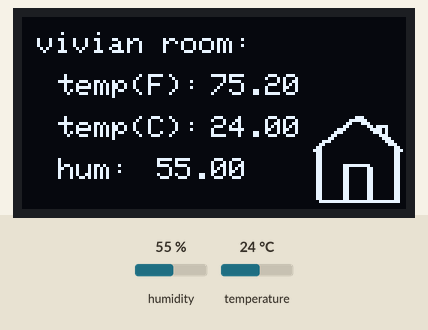
The sketch below on a simulated ESP32. On the bench: 128×64 one-colour display. The inputs (shaded band) are chosen by the test bench; at power-on: humidity 55 %, temperature 24 °C. What the sketch prints to the serial monitor is not drawn.

Above: at 0.71 s.
1.8 s: humidity set to 22 %
At 6.4 s:
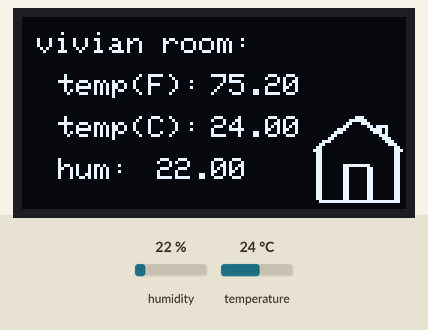
6.6 s: temperature set to 12 °C
At 8.46 s:
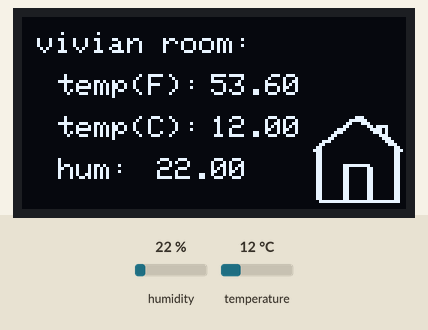
11.4 s: humidity set to 40 %
At 14.1 s:
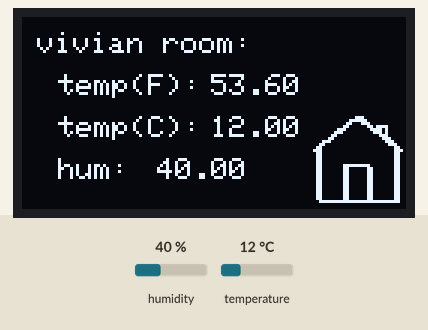
16.2 s: temperature set to 19 °C
At 22.2 s:
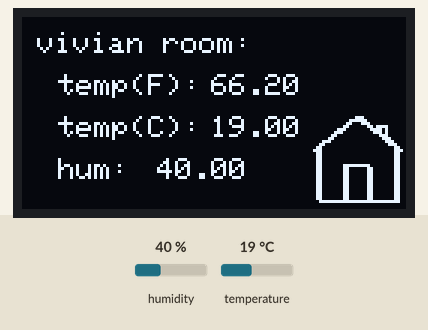

Measured:
- after the input at 1.8 s, the display: first differs from a run without the input after 2.7 s (image 1)
- after the input at 6.6 s, the display: changes after 1.7 s (image 2)
- after the input at 11.4 s, the display: changes after 0.80 s (image 3)
- after the input at 16.2 s, the display: first differs from a run without the input after 3.8 s (image 4)

The sketch:

hum_temp_thing.ino
```cpp
// Sensor
#include <DHT.h>
#define DHTPIN 32
#define DHTTYPE DHT11
DHT dht(DHTPIN, DHTTYPE);

// OLED
#include <Adafruit_GFX.h>
#include <Adafruit_SSD1306.h>
#include <Wire.h> //I2C
Adafruit_SSD1306 oled(128, 64, &Wire, -1);

// OLED Animation: home
// Code auto-generated by https://wokwi.com/animator, graphics by icons8.com
#define FRAME_DELAY (42)
#define FRAME_WIDTH (32)
#define FRAME_HEIGHT (32)
#define FRAME_COUNT (sizeof(frames) / sizeof(frames[0]))
const byte PROGMEM frames[][128] = {
  {0,0,0,0,0,1,192,0,0,7,224,0,0,12,112,0,0,24,27,192,0,112,15,64,0,224,7,64,1,128,1,192,3,0,0,224,14,0,0,112,24,0,0,56,48,0,0,12,112,0,0,14,48,0,0,12,48,0,0,12,48,0,0,12,48,0,0,12,48,31,240,12,48,24,24,12,48,24,24,12,48,24,24,12,48,24,24,12,48,24,24,12,48,24,24,12,48,24,24,12,48,24,24,12,48,24,24,12,48,24,24,12,48,24,24,12,31,255,255,252,0,0,0,0,0,0,0,0},
  {0,0,0,0,0,1,192,0,0,7,224,0,0,12,112,0,0,24,27,192,0,112,15,64,0,224,7,64,1,128,1,192,3,0,0,224,14,0,0,112,24,0,0,56,48,0,0,12,112,0,0,14,48,0,0,12,48,0,0,12,48,0,0,12,48,0,0,12,48,31,240,12,48,24,24,12,48,24,24,12,48,24,24,12,48,24,24,12,48,24,24,12,48,24,24,12,48,24,24,12,48,24,24,12,48,24,24,12,48,24,24,12,48,24,24,12,31,255,255,252,0,0,0,0,0,0,0,0},
  {0,0,0,0,0,1,192,0,0,7,224,0,0,12,112,0,0,24,27,192,0,112,15,64,0,224,7,64,1,128,1,192,3,0,0,224,14,0,0,112,24,0,0,56,48,0,0,12,112,0,0,14,48,0,0,12,48,0,0,12,48,0,0,12,48,0,0,12,48,31,240,12,48,24,24,12,48,24,24,12,48,24,24,12,48,24,24,12,48,24,24,12,48,24,24,12,48,24,24,12,48,24,24,12,48,24,24,12,48,24,24,12,48,24,24,12,31,255,255,252,0,0,0,0,0,0,0,0},
  {0,0,0,0,0,1,192,0,0,7,224,0,0,12,112,0,0,24,27,192,0,112,15,64,0,224,7,64,1,128,1,192,3,0,0,224,14,0,0,112,24,0,0,56,48,0,0,12,112,0,0,14,48,0,0,12,48,0,0,12,48,0,0,12,48,0,0,12,48,31,240,12,48,24,24,12,48,24,24,12,48,24,24,12,48,24,24,12,48,24,24,12,48,24,24,12,48,24,24,12,48,24,24,12,48,24,24,12,48,24,24,12,48,24,24,12,31,255,255,252,0,0,0,0,0,0,0,0},
  {0,0,0,0,0,3,192,0,0,7,224,0,0,12,112,0,0,24,31,192,0,112,15,64,0,224,7,64,1,128,3,192,3,0,0,224,14,0,0,112,24,0,0,56,48,0,0,12,112,0,0,14,48,0,0,12,48,0,0,12,48,0,0,12,48,0,0,12,48,31,240,12,48,24,16,12,48,24,16,12,48,24,16,12,48,24,16,12,48,24,16,12,48,24,16,12,48,24,16,12,48,24,16,12,48,24,16,12,48,24,16,12,48,24,24,12,31,255,255,252,0,0,0,0,0,0,0,0},
  {0,0,0,0,0,3,192,0,0,6,224,0,0,12,112,0,0,56,63,192,0,112,15,96,0,192,7,96,1,128,3,224,7,0,1,224,14,0,0,112,24,0,0,56,48,0,0,30,112,0,0,30,48,0,0,28,48,0,0,28,48,0,0,28,48,0,0,28,48,31,240,28,48,24,16,28,48,24,16,28,48,24,16,28,48,24,16,28,48,24,16,28,48,24,16,28,48,24,16,28,48,24,16,28,48,24,16,28,48,24,16,28,48,24,48,28,31,255,255,252,0,0,0,0,0,0,0,0},
  {0,0,0,0,0,3,192,0,0,7,224,0,0,28,120,0,0,56,63,224,0,96,31,96,0,192,15,96,1,128,3,224,7,0,1,224,14,0,0,240,24,0,0,120,48,0,0,30,112,0,0,30,48,0,0,30,48,0,0,28,48,0,0,28,48,0,0,28,48,31,240,28,48,16,48,28,48,16,48,28,48,16,48,28,48,16,48,28,48,16,48,28,48,16,48,28,48,16,48,28,48,16,48,28,48,16,48,28,48,16,48,28,48,48,48,60,31,255,255,252,0,0,0,0,0,0,0,0},
  {0,0,0,0,0,3,224,0,0,15,240,0,0,28,248,0,0,48,127,224,0,96,31,96,0,192,15,96,3,128,7,96,7,0,3,224,12,0,1,240,24,0,0,120,48,0,0,62,112,0,0,62,48,0,0,46,48,0,0,44,48,0,0,44,48,0,0,44,48,63,224,44,48,48,32,44,48,48,32,44,48,48,32,44,48,48,32,44,48,48,32,44,48,48,32,44,48,48,32,44,48,48,32,44,48,48,32,44,48,48,32,44,48,48,96,60,31,255,255,252,0,0,0,0,0,0,0,0},
  {0,0,0,0,0,7,224,0,0,15,176,0,0,24,216,0,0,48,127,224,0,224,63,96,1,192,31,96,3,128,14,96,6,0,3,96,12,0,1,176,24,0,0,252,48,0,0,126,112,0,0,126,48,0,0,110,48,0,0,108,48,0,0,108,48,0,0,108,48,63,192,108,48,32,64,108,48,32,64,108,48,32,64,108,48,32,64,108,48,32,64,108,48,32,64,108,48,32,64,108,48,32,64,108,48,32,64,108,48,32,64,108,48,112,96,108,31,255,255,252,0,0,0,0,0,0,0,0},
  {0,0,0,0,0,7,240,0,0,15,184,0,0,57,220,0,0,112,239,224,0,224,114,224,1,128,26,224,3,0,14,224,6,0,6,96,12,0,3,184,24,0,1,220,48,0,0,238,112,0,0,254,48,0,0,222,48,0,0,204,48,0,0,204,48,0,0,204,48,127,192,204,48,96,192,204,48,96,192,204,48,96,192,204,48,96,192,204,48,96,192,204,48,96,192,204,48,96,192,204,48,96,192,204,48,96,192,204,48,96,192,204,48,96,192,204,31,255,255,252,0,0,0,0,0,0,0,0},
  {0,0,0,0,0,15,240,0,0,31,24,0,0,49,140,0,0,96,199,224,0,192,98,240,1,128,58,240,3,0,28,240,6,0,14,112,12,0,7,56,24,0,3,156,112,0,1,206,112,0,1,255,48,0,1,190,48,0,1,140,48,0,1,140,48,0,1,140,48,127,129,140,48,65,129,140,48,65,129,140,48,65,129,140,48,65,129,140,48,65,129,140,48,65,129,140,48,65,129,140,48,65,129,140,48,65,129,140,48,65,129,140,48,193,129,140,31,255,255,252,0,0,0,0,0,0,0,0},
  {0,0,0,0,0,15,240,0,0,31,24,0,0,51,142,0,0,97,199,240,0,192,226,240,1,128,114,240,3,0,24,240,6,0,12,112,12,0,6,24,56,0,3,12,112,0,3,134,112,0,3,255,48,0,3,126,48,0,3,12,48,0,3,12,48,0,3,12,48,255,3,12,48,193,3,12,48,193,3,12,48,193,3,12,48,193,3,12,48,193,3,12,48,193,3,12,48,193,3,12,48,193,3,12,48,193,3,12,48,193,3,12,48,193,131,12,31,255,255,252,0,0,0,0,0,0,0,0},
  {0,0,0,0,0,31,248,0,0,62,28,0,0,115,14,0,0,225,135,240,1,192,194,208,3,128,98,208,7,0,48,208,14,0,28,208,28,0,14,24,56,0,7,12,112,0,3,134,112,0,3,255,48,0,2,254,48,0,2,12,48,0,2,12,48,0,2,12,48,255,2,12,48,131,2,12,48,131,2,12,48,131,2,12,48,131,2,12,48,131,2,12,48,131,2,12,48,131,2,12,48,131,2,12,48,131,2,12,48,131,2,12,48,195,6,12,31,255,255,252,0,0,0,0,0,0,0,0},
  {0,0,0,0,0,31,248,0,0,62,12,0,0,115,6,0,0,225,131,240,1,192,194,208,3,128,98,208,7,0,48,208,14,0,24,208,28,0,12,24,56,0,6,12,112,0,7,6,112,0,7,255,48,0,6,254,48,0,6,12,48,0,6,12,48,0,6,12,48,254,6,12,48,131,6,12,48,131,6,12,48,131,6,12,48,131,6,12,48,131,6,12,48,131,6,12,48,131,6,12,48,131,6,12,48,131,6,12,48,131,6,12,49,131,6,12,31,255,255,252,0,0,0,0,0,0,0,0},
  {0,0,0,0,0,31,248,0,0,62,12,0,0,115,6,0,0,225,131,240,1,192,194,208,3,128,98,208,7,0,48,208,14,0,24,208,28,0,12,24,56,0,6,12,112,0,7,6,112,0,7,255,48,0,6,254,48,0,6,12,48,0,6,12,48,0,6,12,48,254,6,12,48,130,6,12,48,130,6,12,48,130,6,12,48,130,6,12,48,130,6,12,48,130,6,12,48,130,6,12,48,130,6,12,48,130,6,12,48,130,6,12,49,131,6,12,31,255,255,252,0,0,0,0,0,0,0,0},
  {0,0,0,0,0,31,248,0,0,62,12,0,0,115,6,0,0,225,131,240,1,192,194,208,3,128,98,208,7,0,48,208,14,0,24,208,28,0,12,24,56,0,6,12,112,0,7,6,112,0,7,255,48,0,6,254,48,0,6,12,48,0,6,12,48,0,6,12,48,254,6,12,48,131,6,12,48,131,6,12,48,131,6,12,48,131,6,12,48,131,6,12,48,131,6,12,48,131,6,12,48,131,6,12,48,131,6,12,48,131,6,12,49,131,6,12,31,255,255,252,0,0,0,0,0,0,0,0},
  {0,0,0,0,0,15,248,0,0,30,28,0,0,51,14,0,0,225,135,240,1,192,194,208,3,128,114,208,7,0,56,208,14,0,28,208,28,0,14,24,56,0,7,12,112,0,3,134,112,0,3,255,48,0,2,126,48,0,2,12,48,0,2,12,48,0,2,12,48,255,2,12,48,131,2,12,48,131,2,12,48,131,2,12,48,131,2,12,48,131,2,12,48,131,2,12,48,131,2,12,48,131,2,12,48,131,2,12,48,131,2,12,48,195,7,12,31,255,255,252,0,0,0,0,0,0,0,0},
  {0,0,0,0,0,15,240,0,0,31,24,0,0,51,140,0,0,97,199,240,0,192,98,240,1,128,50,240,3,0,24,240,6,0,12,112,12,0,6,24,24,0,3,28,112,0,1,198,112,0,1,255,48,0,1,62,48,0,1,12,48,0,1,12,48,0,1,12,48,255,1,12,48,193,129,12,48,193,129,12,48,193,129,12,48,193,129,12,48,193,129,12,48,193,129,12,48,193,129,12,48,193,129,12,48,193,129,12,48,193,129,12,48,193,131,12,31,255,255,252,0,0,0,0,0,0,0,0},
  {0,0,0,0,0,15,240,0,0,31,56,0,0,57,140,0,0,96,231,224,0,192,114,240,1,128,58,240,3,0,28,240,6,0,14,112,12,0,3,56,24,0,1,156,48,0,1,206,112,0,1,255,48,0,1,190,48,0,1,140,48,0,1,140,48,0,1,140,48,127,129,140,48,64,129,140,48,64,129,140,48,64,129,140,48,64,129,140,48,64,129,140,48,64,129,140,48,64,129,140,48,64,129,140,48,64,129,140,48,64,129,140,48,96,193,140,31,255,255,252,0,0,0,0,0,0,0,0},
  {0,0,0,0,0,7,224,0,0,15,176,0,0,25,220,0,0,112,111,224,0,224,55,224,1,192,31,224,3,0,14,224,6,0,7,96,12,0,3,176,24,0,0,220,48,0,0,110,112,0,0,126,48,0,0,94,48,0,0,76,48,0,0,76,48,0,0,76,48,127,192,76,48,96,64,76,48,96,64,76,48,96,64,76,48,96,64,76,48,96,64,76,48,96,64,76,48,96,64,76,48,96,64,76,48,96,64,76,48,96,64,76,48,96,192,204,31,255,255,252,0,0,0,0,0,0,0,0},
  {0,0,0,0,0,7,224,0,0,15,240,0,0,24,248,0,0,48,127,224,0,96,63,96,1,192,15,96,3,128,6,96,7,0,3,224,12,0,1,240,24,0,0,248,48,0,0,62,112,0,0,62,48,0,0,46,48,0,0,44,48,0,0,44,48,0,0,44,48,63,224,44,48,48,96,44,48,48,96,44,48,48,96,44,48,48,96,44,48,48,96,44,48,48,96,44,48,48,96,44,48,48,96,44,48,48,96,44,48,48,96,44,48,48,96,108,31,255,255,252,0,0,0,0,0,0,0,0},
  {0,0,0,0,0,3,192,0,0,7,240,0,0,28,120,0,0,56,63,192,0,96,31,96,0,192,15,96,3,128,7,96,7,0,1,224,14,0,0,240,24,0,0,120,48,0,0,62,112,0,0,30,48,0,0,30,48,0,0,28,48,0,0,28,48,0,0,28,48,31,224,28,48,16,32,28,48,16,32,28,48,16,32,28,48,16,32,28,48,16,32,28,48,16,32,28,48,16,32,28,48,16,32,28,48,16,32,28,48,16,32,28,48,48,48,60,31,255,255,252,0,0,0,0,0,0,0,0},
  {0,0,0,0,0,3,192,0,0,6,224,0,0,12,112,0,0,56,63,192,0,112,15,96,0,192,7,96,1,128,3,224,7,0,1,224,14,0,0,112,24,0,0,56,48,0,0,30,112,0,0,30,48,0,0,28,48,0,0,28,48,0,0,28,48,0,0,28,48,31,240,28,48,24,16,28,48,24,16,28,48,24,16,28,48,24,16,28,48,24,16,28,48,24,16,28,48,24,16,28,48,24,16,28,48,24,16,28,48,24,16,28,48,24,48,28,31,255,255,252,0,0,0,0,0,0,0,0},
  {0,0,0,0,0,3,192,0,0,7,224,0,0,12,112,0,0,24,31,192,0,112,15,64,0,224,7,64,1,128,3,192,3,0,0,224,14,0,0,112,24,0,0,56,48,0,0,28,112,0,0,14,48,0,0,12,48,0,0,12,48,0,0,12,48,0,0,12,48,31,240,12,48,24,16,12,48,24,16,12,48,24,16,12,48,24,16,12,48,24,16,12,48,24,16,12,48,24,16,12,48,24,16,12,48,24,16,12,48,24,16,12,48,24,24,12,31,255,255,252,0,0,0,0,0,0,0,0},
  {0,0,0,0,0,1,192,0,0,7,224,0,0,12,112,0,0,24,27,192,0,112,15,64,0,224,7,64,1,128,1,192,3,0,0,224,14,0,0,112,24,0,0,56,48,0,0,12,112,0,0,14,48,0,0,12,48,0,0,12,48,0,0,12,48,0,0,12,48,31,240,12,48,24,24,12,48,24,24,12,48,24,24,12,48,24,24,12,48,24,24,12,48,24,24,12,48,24,24,12,48,24,24,12,48,24,24,12,48,24,24,12,48,24,24,12,31,255,255,252,0,0,0,0,0,0,0,0},
  {0,0,0,0,0,1,192,0,0,7,224,0,0,12,112,0,0,24,27,192,0,112,15,64,0,224,7,64,1,128,1,192,3,0,0,224,14,0,0,112,24,0,0,56,48,0,0,12,112,0,0,14,48,0,0,12,48,0,0,12,48,0,0,12,48,0,0,12,48,31,240,12,48,24,24,12,48,24,24,12,48,24,24,12,48,24,24,12,48,24,24,12,48,24,24,12,48,24,24,12,48,24,24,12,48,24,24,12,48,24,24,12,48,24,24,12,31,255,255,252,0,0,0,0,0,0,0,0},
  {0,0,0,0,0,1,192,0,0,7,224,0,0,12,112,0,0,24,27,192,0,112,15,64,0,224,7,64,1,128,1,192,3,0,0,224,14,0,0,112,24,0,0,56,48,0,0,12,112,0,0,14,48,0,0,12,48,0,0,12,48,0,0,12,48,0,0,12,48,31,240,12,48,24,24,12,48,24,24,12,48,24,24,12,48,24,24,12,48,24,24,12,48,24,24,12,48,24,24,12,48,24,24,12,48,24,24,12,48,24,24,12,48,24,24,12,31,255,255,252,0,0,0,0,0,0,0,0},
  {0,0,0,0,0,1,192,0,0,7,224,0,0,12,112,0,0,24,27,192,0,112,15,64,0,224,7,64,1,128,1,192,3,0,0,224,14,0,0,112,24,0,0,56,48,0,0,12,112,0,0,14,48,0,0,12,48,0,0,12,48,0,0,12,48,0,0,12,48,31,240,12,48,24,24,12,48,24,24,12,48,24,24,12,48,24,24,12,48,24,24,12,48,24,24,12,48,24,24,12,48,24,24,12,48,24,24,12,48,24,24,12,48,24,24,12,31,255,255,252,0,0,0,0,0,0,0,0}
};

void setup() {
  Serial.begin(9600);
  delay(500);
  dht.begin();
  Wire.begin(21, 22);

  //oled
  if(oled.begin(SSD1306_SWITCHCAPVCC, 0x3C))
    Serial.println("workingggg");
  else
    Serial.println("deadddd");
}

int frame = 0;
void loop() {
  float humidity = dht.readHumidity();
  float temperatureC = dht.readTemperature();
  float temperatureF = dht.readTemperature(true);

  oled.clearDisplay();

  if(isnan(humidity) || isnan(temperatureC)){
    oled.setCursor(5, 5);
    oled.print("BleH tHe sEnSoR DeaD");
  }

  // oled display

  // title
  else{
  oled.setTextSize(1);
  oled.setTextColor(SSD1306_WHITE);
  oled.setCursor(5, 5);
  oled.print(F("vivian room:"));
  //temperature in farenheight
  oled.setTextSize(1);
  oled.setTextColor(SSD1306_WHITE);
  oled.setCursor(12, 19);
  oled.print(F("temp(F):"));
  oled.setCursor(63, 19);
  oled.print(temperatureF);
  //temperature in celsius
  oled.setTextSize(1);
  oled.setTextColor(SSD1306_WHITE);
  oled.setCursor(12, 33);
  oled.print(F("temp(C): "));
  oled.setCursor(63, 33);
  oled.print(temperatureC);
  //humidity
  oled.setTextSize(1);
  oled.setTextColor(SSD1306_WHITE);
  oled.setCursor(12, 47);
  oled.print(F("hum: "));
  oled.setCursor(45, 47);
  oled.print(humidity);
  oled.drawBitmap(96, 32, frames[frame], FRAME_WIDTH, FRAME_HEIGHT, 1);
  frame = (frame + 1) % FRAME_COUNT;
  }

  oled.display();
  if(frame == 0)
    delay(2000);
  else
    delay(FRAME_DELAY);
}
```
